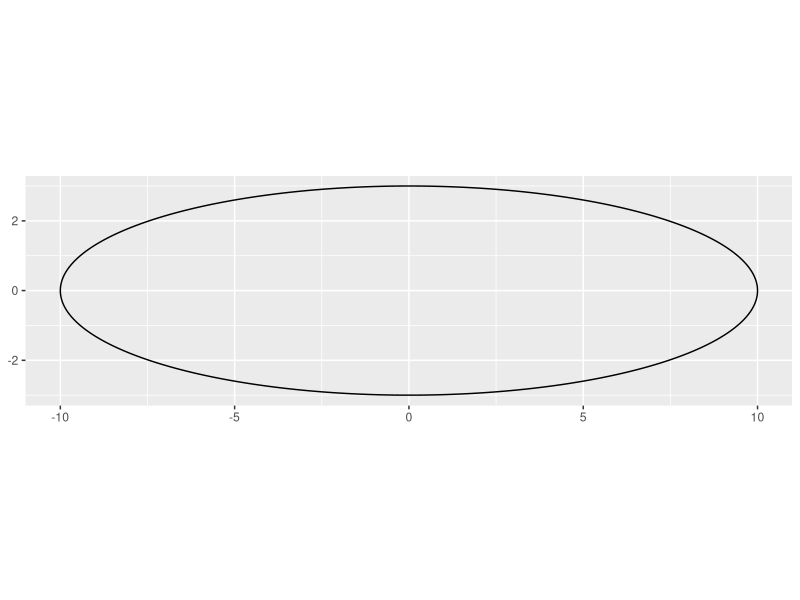
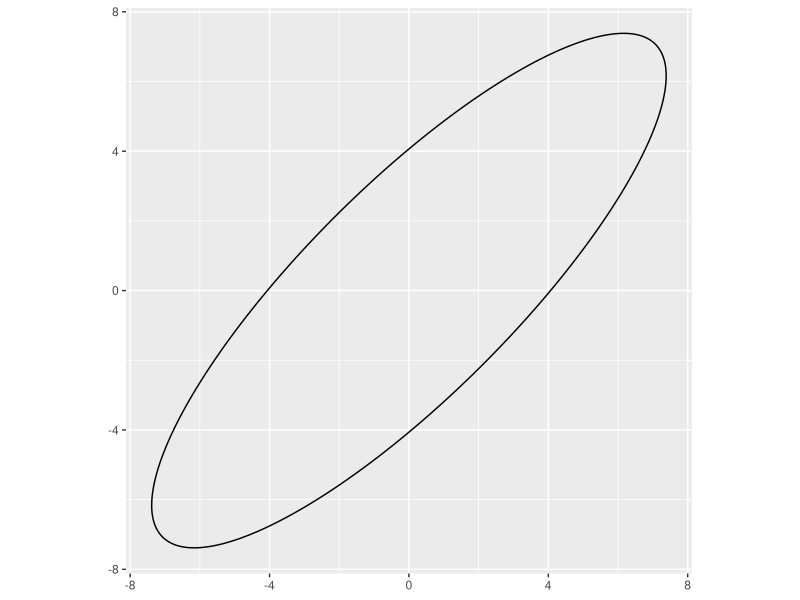
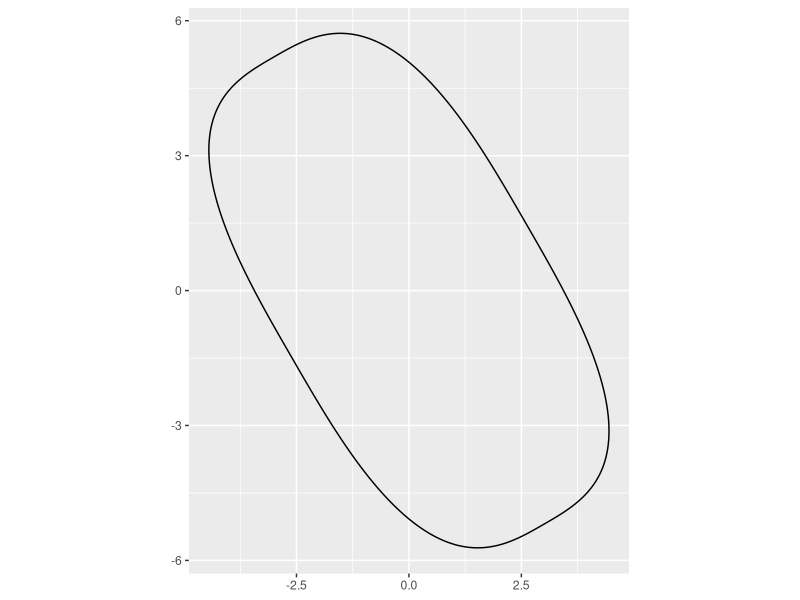

These figures' R source, in order:
library(ggforce)


### Name: geom_ellipse
### Title: Draw (super)ellipses based on the coordinate system scale
### Aliases: geom_ellipse stat_ellip

### ** Examples

# Basic usage
ggplot() +
  geom_ellipse(aes(x0 = 0, y0 = 0, a = 10, b = 3, angle = 0)) +
  coord_fixed()

# Rotation
# Note that it expects radians and rotates the ellipse counter-clockwise
ggplot() +
  geom_ellipse(aes(x0 = 0, y0 = 0, a = 10, b = 3, angle = pi / 4)) +
  coord_fixed()

# Draw a super ellipse
ggplot() +
  geom_ellipse(aes(x0 = 0, y0 = 0, a = 6, b = 3, angle = -pi / 3, m1 = 3)) +
  coord_fixed()
